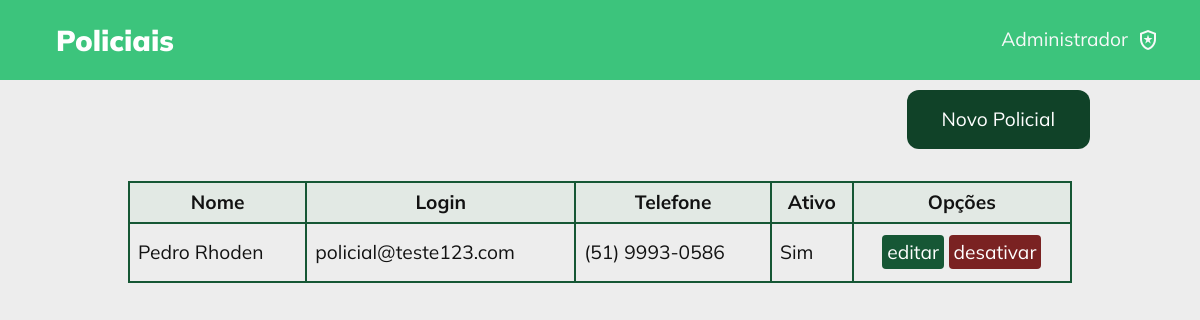
Screenshot of /src/listarPoliciais/index.php (signed in) with the database file from the repository.
### tables this page shows
CREATE TABLE IF NOT EXISTS `usuario` (
  `idUsuario` int(11) NOT NULL AUTO_INCREMENT,
  `idFuncao` int(11) NOT NULL,
  `login` varchar(100) NOT NULL,
  `senha` varchar(200) NOT NULL,
  `nome` varchar(100) NOT NULL,
  `telefone` varchar(50) DEFAULT NULL,
  `ativo` tinyint(1) NOT NULL,
  PRIMARY KEY (`idUsuario`),
  UNIQUE KEY `login` (`login`),
  KEY `idFuncao` (`idFuncao`)
);

### src/db/MySQL.php (called while the page is built, shortened)
<?php
class MySQL{
	private $connection;
	public function __construct(){
		$this->connection = new \mysqli(HOST,USUARIO,SENHA,BANCO);
		$this->connection->set_charset("utf8");
	}
	public function consulta($sql){
		$result = $this->connection->query($sql);
		$data = array();
		while($item = mysqli_fetch_array($result)){
			$data[] = $item;
		}
		return $data;
		}
	}
?>

### src/classes/Usuario.php (called while the page is built, shortened)
<?php
class Usuario implements  ActiveRecord
{
    private int $idUsuario;
    private string $login;
    private string $nome;
    private string $telefone;
    private bool $ativo;
    public function setIdUsuario(int $idUsuario): void {
        $this->idUsuario = $idUsuario;
    }
    public function getIdUsuario(): int {
        return $this->idUsuario;
    }
    public function setNome(string $nome): void {
        $this->nome = $nome;
    }
    public function getNome(): string {
        return $this->nome;
    }
    public function setAtivo(bool $ativo): void {
        $this->ativo = $ativo;
    }
    public function getAtivo(): bool {
        return $this->ativo;
    }
    public function setLogin(string $login): void {
        $this->login = $login;
    }
    public function getLogin(): string {
        return $this->login;
    }
    public function setTelefone(string $telefone): void {
        $this->telefone = $telefone;
    }
    public function getTelefone(): string
    {
        return $this->telefone;
    }
    public static function findallPorFuncao(string $funcao): array
    {
        $connection = new MySQL();
        $sql = "SELECT * FROM usuario WHERE idFuncao = (SELECT idFuncao FROM funcao F WHERE F.nome = '$funcao')";
        $results = $connection->consulta($sql);
        $users = array();
        foreach($results as $result) {
            $user = new Usuario();
            $user->constructorCreate(
                    $result['idFuncao'],
                    $result['login'],
                    $result['senha'],
                    $result['nome'],
                    $result['telefone'],
                    $result['ativo']
            );
            $user->setIdUsuario($result['idUsuario']);
            $users[] = $user;
        }
        return $users;
    }
}

### src/listarPoliciais/index.php (the view, shortened to what this page needs)
<?php
$policias = Usuario::findallPorFuncao("Policial");
?>
<!DOCTYPE html>
<html lang="pt-br">
<head>
    <link rel="stylesheet" href="../admin/styles.css">
    <link rel="stylesheet" href="../listarOrdensdePrisao/style.css">
    <link rel="stylesheet" href="https://cdnjs.cloudflare.com/ajax/libs/jquery-modal/0.9.1/jquery.modal.min.css" />
    <link rel="stylesheet" href="../assets/styles/reset.css">
    <link rel="stylesheet" href="../assets/styles/globalStyles.css">
    <link rel="stylesheet" href="styles.css">
</head>
<body>
<div class="container">
    <div class="header">
        <a href="../listarPoliciais">
            <div class="logo">
                Policiais
            </div>
        </a>
        <div class="user">
            <p>Administrador</p>
            <span class="material-symbols-outlined">
                </span>
        </div>
    </div>
    <div class="main-content">
        <div class='new-button-area'>
            <a href='new.php'>Novo Policial</a>
        </div>
        <table>
            <tr>
                <th>Nome</th>
                <th>Login</th>
                <th>Telefone</th>
                <th>Ativo</th>
                <th>Opções</th>
            </tr>
            <?php
                if (count($policias) > 0) {
                    foreach ($policias as $policia) {
                        echo "<tr>";
                        echo "<td>{$policia->getNome()} </td>";
                        echo "<td>{$policia->getLogin()}</td>";
                        echo "<td>{$policia->getTelefone()}</td>";
                        if ($policia->getAtivo()) {
                            echo "<td>Sim</td>";
                        } else {
                            echo "<td>Não</td>";
                        }
                        echo "<td class='opts'>".
                                "<a href='edit.php?id={$policia->getIdUsuario()}'>editar</a> ".
                                "<a href='desativar.php?id={$policia->getIdUsuario()}'>desativar</a> ".
                                "</td>";
                        echo "</tr>";
                    }
                }
            ?>
        </table>
    </div>
</div>
</body>
</html>

### src/listarOrdensdePrisao/style.css (style rules this page uses)
body { color: var(--white); background-color: var(--gray); }
.container { width: 100%; height: 100vh; }
.header { width: 100%; height: 80px; background-color: var(--primary); display: flex; justify-content: space-between; padding: 0 2.5rem 0 3rem; align-items: center; }
.logo, .user { display: flex; justify-content: center; align-items: center; }
.logo { font-size: 150%; font-weight: 900; }
.user { gap: .5rem; position: relative; }
.user > p { font-size: 120%; }
.main-content { padding: 80px 4rem 4rem 4rem; }

### src/assets/styles/globalStyles.css (style rules this page uses)
:root { --primary: #3CC47C; --primaryVariant: #2FBF77; --gray: #EDEDED; --gray2: #D9D9D9; --white: #fafafafa; --green: #165735; --darkGreen: #104228; --black: #000000; --blackOpacity: #00000035; --blue: blue; --yellow: yellow; --red: red; --main-font: "Mulish"; }
body { font-family: "Mulish"; }

### src/listarPoliciais/styles.css (style rules this page uses)
.main-content { display: flex; flex-direction: column; align-items: center; padding: 10px; }
.new-button-area { width: 100%; padding: 0 100px; display: flex; justify-content: right; }
.new-button-area a { text-decoration: none; color: #fff; background-color: #104228; padding: 20px 35px; border-radius: 12px; }
a, td, th { font-size: 1.2rem; padding: .6rem .5rem; }
table { border-collapse: collapse; width: 80%; margin: 2rem 0; }
table a { text-decoration: none; color: #fff; padding: .3rem; background-color: #165735; border-radius: 4px; }
th { font-weight: bolder; background-color: #008a390c; }
td { font-weight: 400; }
.opts { text-align: center; }
.opts :nth-child(2) { background-color: #7a2222; }
.opts a { line-height: 2; }
td,tr, th { border: 2px solid #165735; color: #121212; }
.header a { text-decoration: none; color: #fff; }

### rows the page displays
usuario: nome "Pedro Rhoden", login "policial@teste123.com", telefone "(51) 9993-0586", ativo "Sim"
